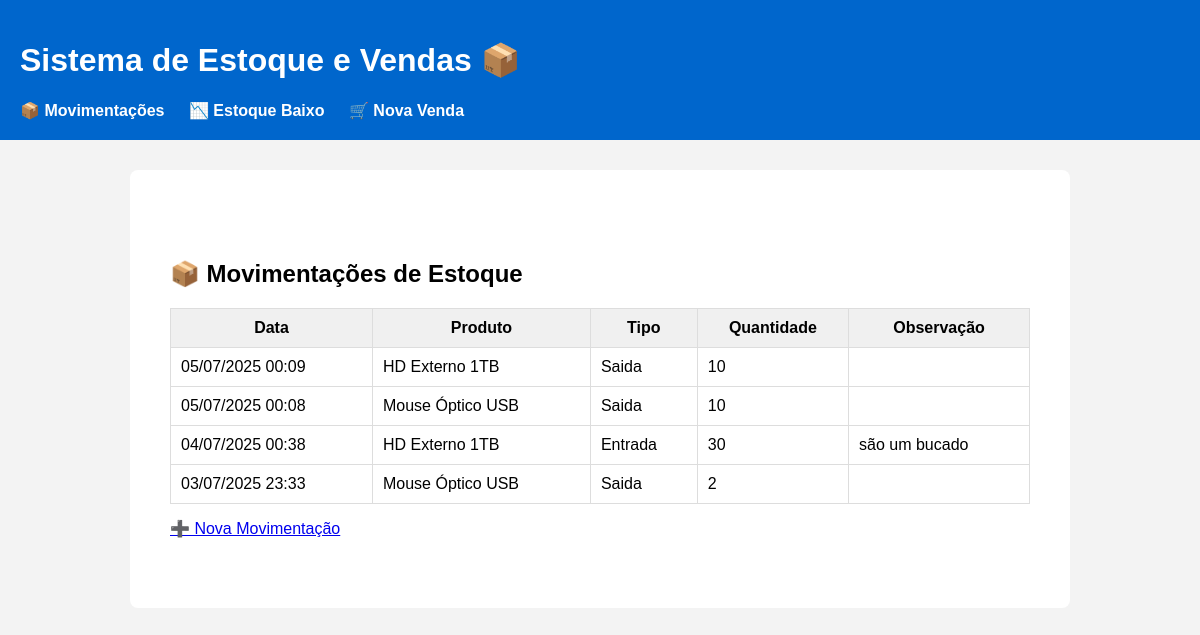
Page /movimentacoes/ on the committed database.
### core/models.py (models this page shows, shortened)
class MovimentacaoEstoque(models.Model):
    TIPO_CHOICES = (
        ('Entrada', 'entrada'),
        ('Saida', 'Saída'),
    )
    produto = models.ForeignKey(Produto, on_delete=models.CASCADE)
    tipo = models.CharField(max_length=10, choices=TIPO_CHOICES)
    quantidade = models.IntegerField()
    data = models.DateTimeField(auto_now_add=True)
    observacao = models.TextField(blank=True, null=True)

class Produto(models.Model):
    nome = models.CharField(max_length=100)
    descricao = models.TextField(blank=True)
    preco = models.DecimalField(max_digits=10, decimal_places=2)
    quantidade_estoque = models.IntegerField()
    estoque_minimo = models.IntegerField(default=0)
    fornecedor = models.ForeignKey(Fornecedor, on_delete=models.CASCADE)
    data_cadastro = models.DateField(auto_now_add=True)

### core/views.py (the view)
# urls.py: path('movimentacoes/', views.movimentacoes_estoque, name='movimentacoes_estoque'),
def movimentacoes_estoque(request):
    movimentacoes = MovimentacaoEstoque.objects.all().order_by('-data')
    return render(request, 'core/movimentacoes.html', {'movimentacoes': movimentacoes})

### core/templates/core/movimentacoes.html (shortened to what this page needs)
{% extends 'core/base.html' %}
{% load static %}
{% block content %}
<div class="container">
    <h2>📦 Movimentações de Estoque</h2>
    <table class="table">
        <thead>
            <tr>
                <th>Data</th>
                <th>Produto</th>
                <th>Tipo</th>
                <th>Quantidade</th>
                <th>Observação</th>
            </tr>
        </thead>
        <tbody>
            {% for m in movimentacoes %}
            <tr>
                <td>{{ m.data|date:"d/m/Y H:i" }}</td>
                <td>{{ m.produto.nome }}</td>
                <td>{{ m.tipo }}</td>
                <td>{{ m.quantidade }}</td>
                <td>{{ m.observacao }}</td>
            </tr>
            {% empty %}
            <tr>
                <td colspan="5">Nenhuma movimentação registrada.</td>
            </tr>
            {% endfor %}
        </tbody>
    </table>
    <a href="{% url 'nova_movimentacao' %}" class="btn btn-primary">➕ Nova Movimentação</a>
</div>
{% endblock %}

### core/templates/core/base.html (style rules this page uses)
body { font-family: Arial, sans-serif; margin: 0; padding: 0; background: #f3f3f3; }
.container { max-width: 900px; margin: 30px auto; background: white; padding: 20px; border-radius: 8px; }
table { width: 100%; border-collapse: collapse; margin: 15px 0; }
th, td { border: 1px solid #ddd; padding: 10px; }
th { background: #f0f0f0; }

### rows in the picture
MovimentacaoEstoque: data "05/07/2025 00:09", produto.nome "HD Externo 1TB", tipo "Saida", quantidade "10"
MovimentacaoEstoque: data "05/07/2025 00:08", produto.nome "Mouse Óptico USB", tipo "Saida", quantidade "10"
MovimentacaoEstoque: data "04/07/2025 00:38", produto.nome "HD Externo 1TB", tipo "Entrada", quantidade "30", observacao "são um bucado"
MovimentacaoEstoque: data "03/07/2025 23:33", produto.nome "Mouse Óptico USB", tipo "Saida", quantidade "2"
